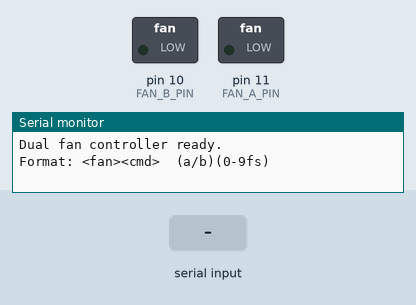
Recording of a sketch running on a simulated Arduino Uno, built with avr-gcc and run on an emulated ATmega328P. Parts: switched loads named in the sketch (green lamp = pin HIGH), the last lines printed to the serial monitor. The test bench sets the inputs (shaded band).

Above: at 1.2 s.
1.3 s: "a90\n" received over Serial
At 1.9 s:
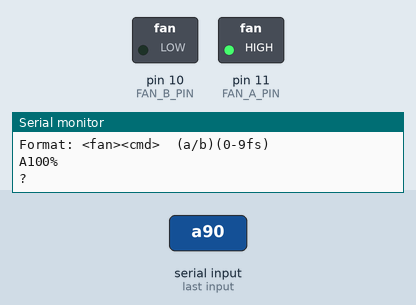
2.8 s: "b90\n" received over Serial
At 4.2 s:
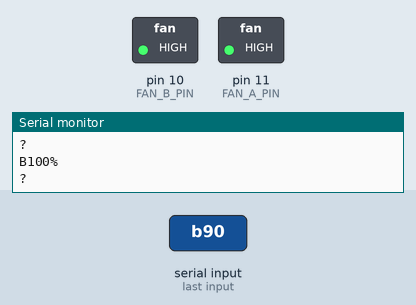
Timing chart, 0 to 5.8 s (numbered marks = the images above; inputs shaded):
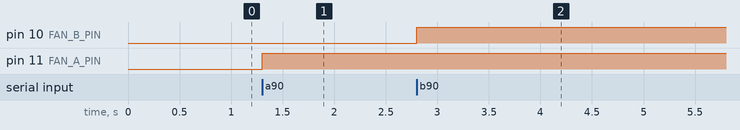

Measured:
- after the input at 1.3 s, pin 11 (FAN_A_PIN): LOW → HIGH at once
- after the input at 2.8 s, pin 10 (FAN_B_PIN): LOW → HIGH at once

The sketch:

speed_fan_controller_dynamic_pythonkeys_copy_20251115184748.ino
```cpp
// Dual Fan control via Serial – works with the Python Flask UI
// Pin 11 = Fan A (PWM)   Pin 10 = Fan B (PWM)
// Use transistor/MOSFET/driver for high-current fans!

const int FAN_A_PIN = 11;
const int FAN_B_PIN = 10;

void setup() {
  Serial.begin(115200);
  pinMode(FAN_A_PIN, OUTPUT);
  pinMode(FAN_B_PIN, OUTPUT);
  analogWrite(FAN_A_PIN, 0);
  analogWrite(FAN_B_PIN, 0);
  Serial.println("Dual fan controller ready.");
  Serial.println("Format: <fan><cmd>  (a/b)(0-9fs)");
}

void loop() {
  if (Serial.available() < 2) return;   // need fan + cmd

  char fan = Serial.read();
  char cmd = Serial.read();

  // ----- validate fan -----
  const int *pin;
  if (fan == 'a' || fan == 'A') pin = &FAN_A_PIN;
  else if (fan == 'b' || fan == 'B') pin = &FAN_B_PIN;
  else { Serial.println("?"); return; }

  // ----- compute speed -----
  int speed = 0;
  cmd = tolower(cmd);
  if (cmd >= '0' && cmd <= '9') {
    speed = map(cmd - '0', 0, 9, 0, 255);   // 0-9 → 0-255
  }
  else if (cmd == 'f') speed = 255;
  else if (cmd == 's') speed = 0;
  else { Serial.println("?"); return; }

  // ----- apply -----
  analogWrite(*pin, speed);

  // ----- feedback (percent + which fan) -----
  int percent = map(speed, 0, 255, 0, 100);
  Serial.print((fan == 'a' || fan == 'A') ? "A" : "B");
  Serial.print(percent);
  Serial.println("%");
}
```
